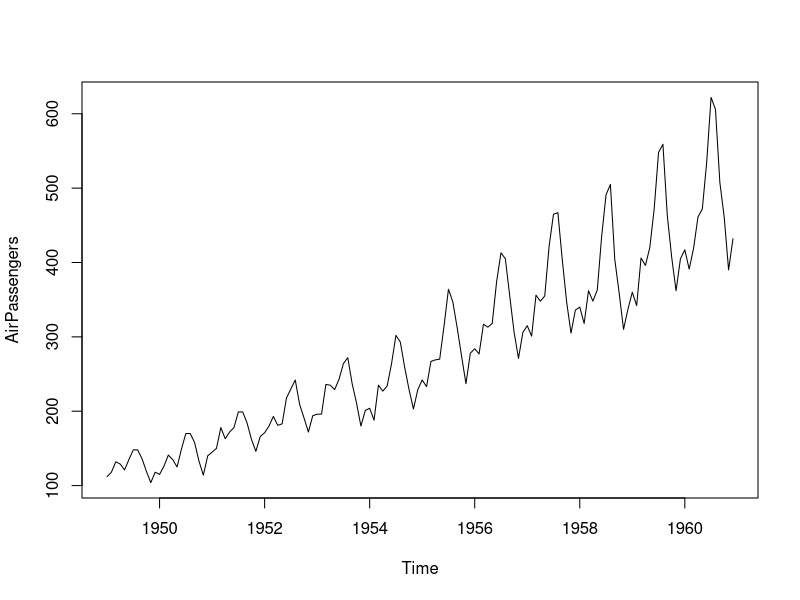
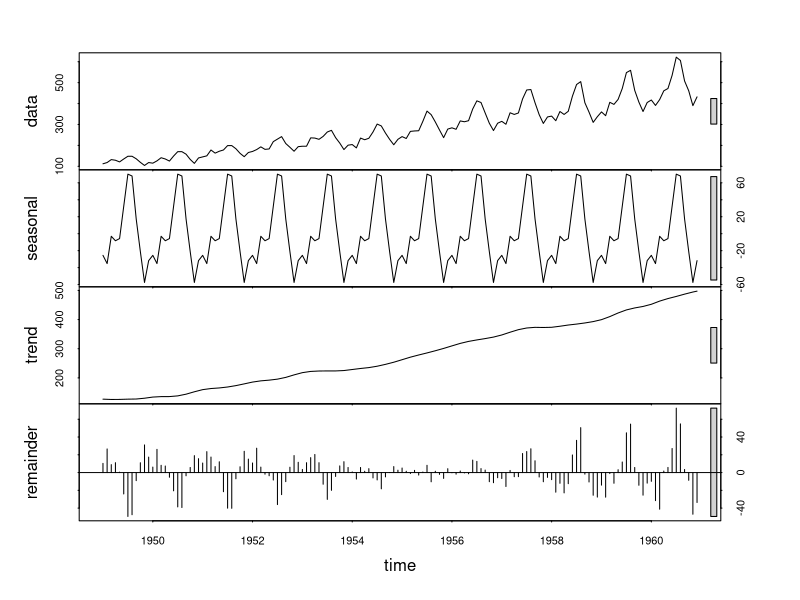
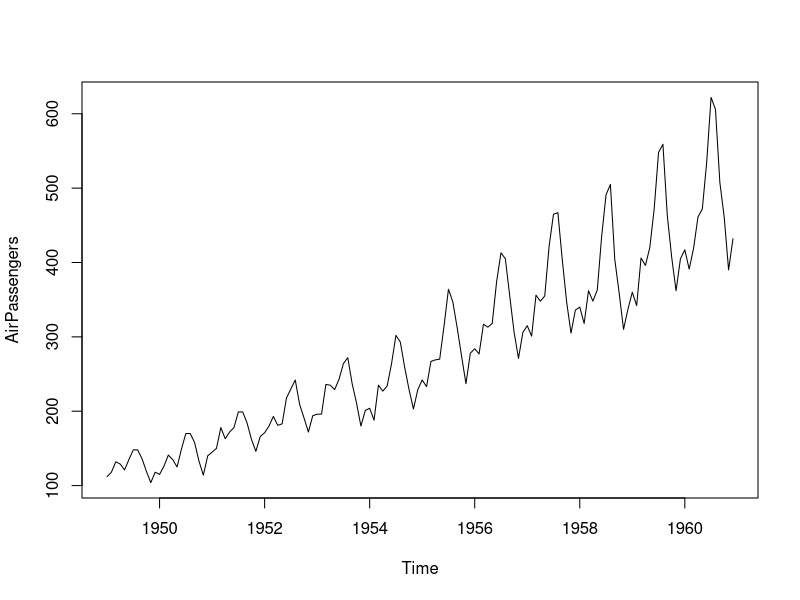
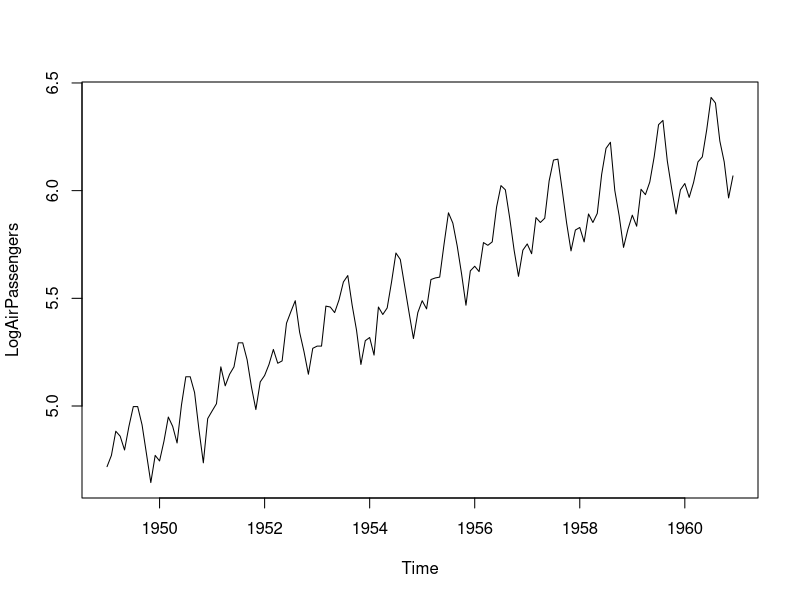
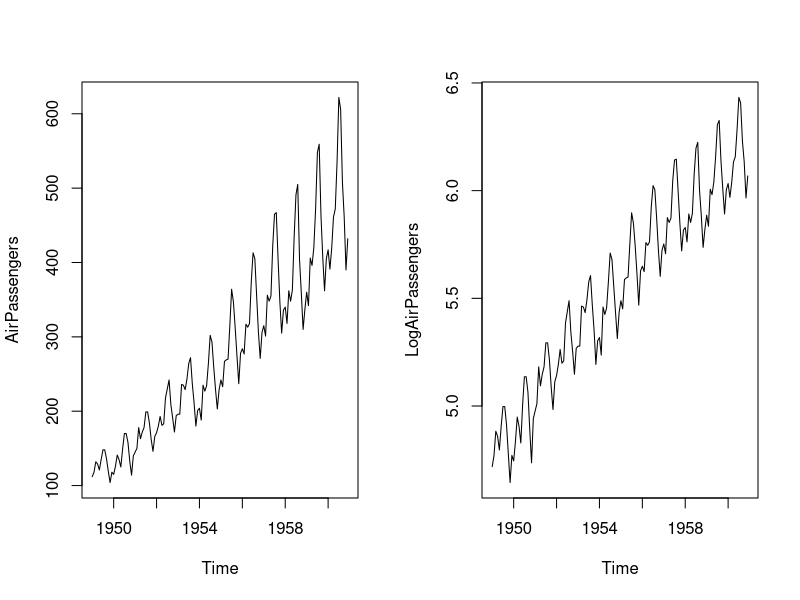
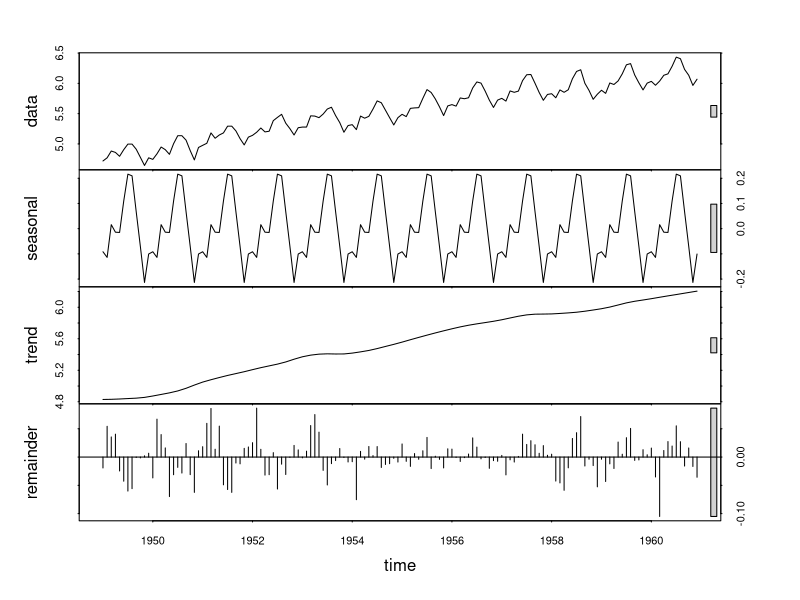
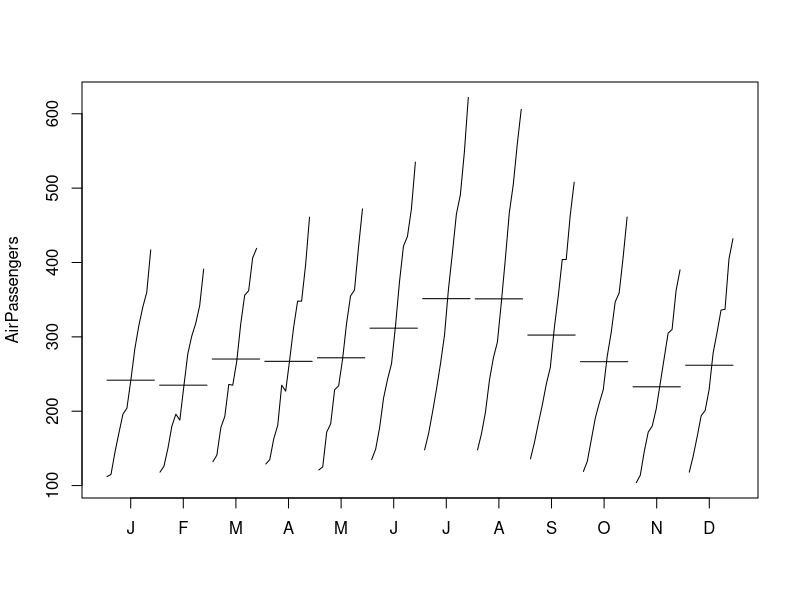
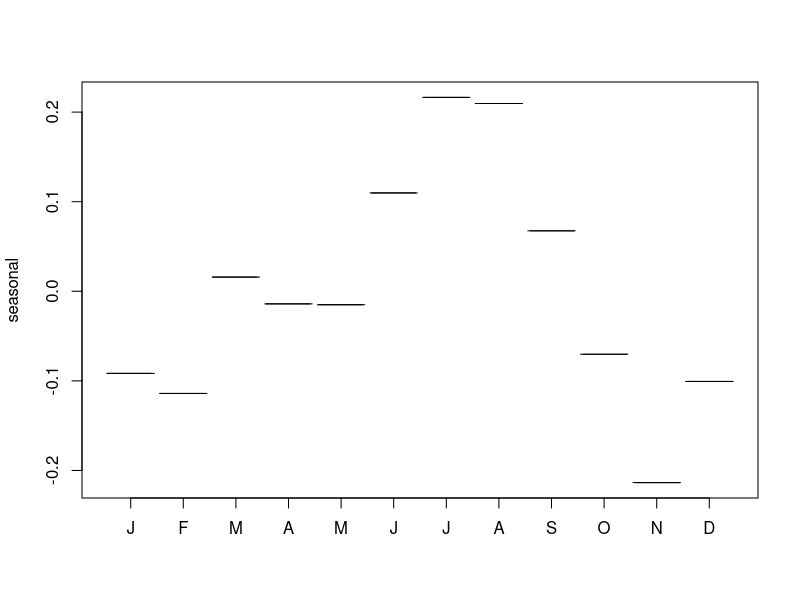

Reproduce these figures in R, in order.
#Time Series Case Study - Decomposition

#https://rpubs.com/emb90/137525
# Data Set - AirPassengers
x=c(9.23221232,5.3430000)
x
options(digits=2)
x

?AirPassengers
head(AirPassengers)
AirPassengers
str(AirPassengers)
class(AirPassengers)

#The decomposition of time series is a statistical task that deconstructs a time series into several components, each representing one of the underlying categories of patterns
# TS data components : Level + Irregular + Seasonal

#stl(x, s.window, t.window = ) # command to do decomp
stl(AirPassengers, s.window = 'periodic') # seasons to be considered periodic ie not changing over time
# save it in an object

plot(AirPassengers) # Pattern of data : see increasing seasonal values suggesting multiplicative Model
#no cyclic here - only seasonal, trend, irregual
#s.window - specifies seasonal effects to be identical across years
#can handle on additive models

stl1 = stl(AirPassengers, s.window = 'periodic')
plot(stl1) # actual data, seasonal, long term trends, remainder/ irregular

class(stl1)

stl1$time.series
#(df = stl1$time.series)
#df = as.data.frame(df)
#write.csv(df, './data/airpsng.csv')


#Additive Model Y = Trend + Seasonal + Irregular
#sales increase by 300 qty in month of Nov
#Multiplicative Model Y = Trend * Seasonal * Irregular
#sales increase by 10% in month of Nov


#dataset
AirPassengers
class(AirPassengers)

# Plot
plot(AirPassengers)
#variability increases with level. at low values of passengers variations are less, at later years seasonal variations seem to be more -> Multiplicative model suggested

#stabilise the plot
LogAirPassengers = log(AirPassengers)  # make it additive because stl handles only additive models

# YA = T + S + I  : 
#YM= T * S * I  : take log of this
# log(YM) = log(T) + log(S) +log(I)

plot(LogAirPassengers)  #stabilises variation due to multiplication
#looks like additive : no increase of seasonsal component now over years

(m1 = matrix(1:2, nrow=1, byrow = F))
layout(m1)
plot(AirPassengers); plot(LogAirPassengers)  # see again the change


#STL
fit = stl(LogAirPassengers, s.window = 'periodic' )
#Seasonal components constrainted to be same across years : periodic

plot(fit)
fit$time.series  #decompose the data into S, T, R/I 

#december of all months same value for seasonal
#this was after taking log : so take antilog
#toprow = actual data with all series
exp(fit$time.series)

head(exp(fit$time.series),n=20)  # first 20 values see them

# df= exp(fit$time.series)
# names(df) = c('S','T','I')
# head(AirPassengers)
# head(cbind(AirPassengers, df))

#Various Plots - Monthwise, quarter, 
layout(matrix(1,nrow=1))
#Avg of each month
monthplot(AirPassengers) #max traffic in Jun/ Jul across years
monthplot(fit, choice='seasonal') # less in winters, more in summers
monthplot(fit, choice='trend')  #slight increase from Jan to Dec
#trend increasing for each month, highest passengers in Jul
monthplot(fit, choice='remainder') # irregular components

# see combined plots
(m2 = matrix(1:3, nrow=3, byrow = T))
layout(m2)  # change layout of plots
monthplot(fit, choice='seasonal')
monthplot(fit, choice='trend')
monthplot(fit, choice='remainder')


# Practise with different methods - Self Practise

#Decompose another way
AP.decompM = decompose(AirPassengers, type = "multiplicative")
plot(AP.decompM)

library(forecast)
# Forecast # adjust for multiplicative model
fit2b = ets(AirPassengers, model='MAM')
fit2b
(f2b=forecast(fit2b, 12))
head(f2b)$mean
